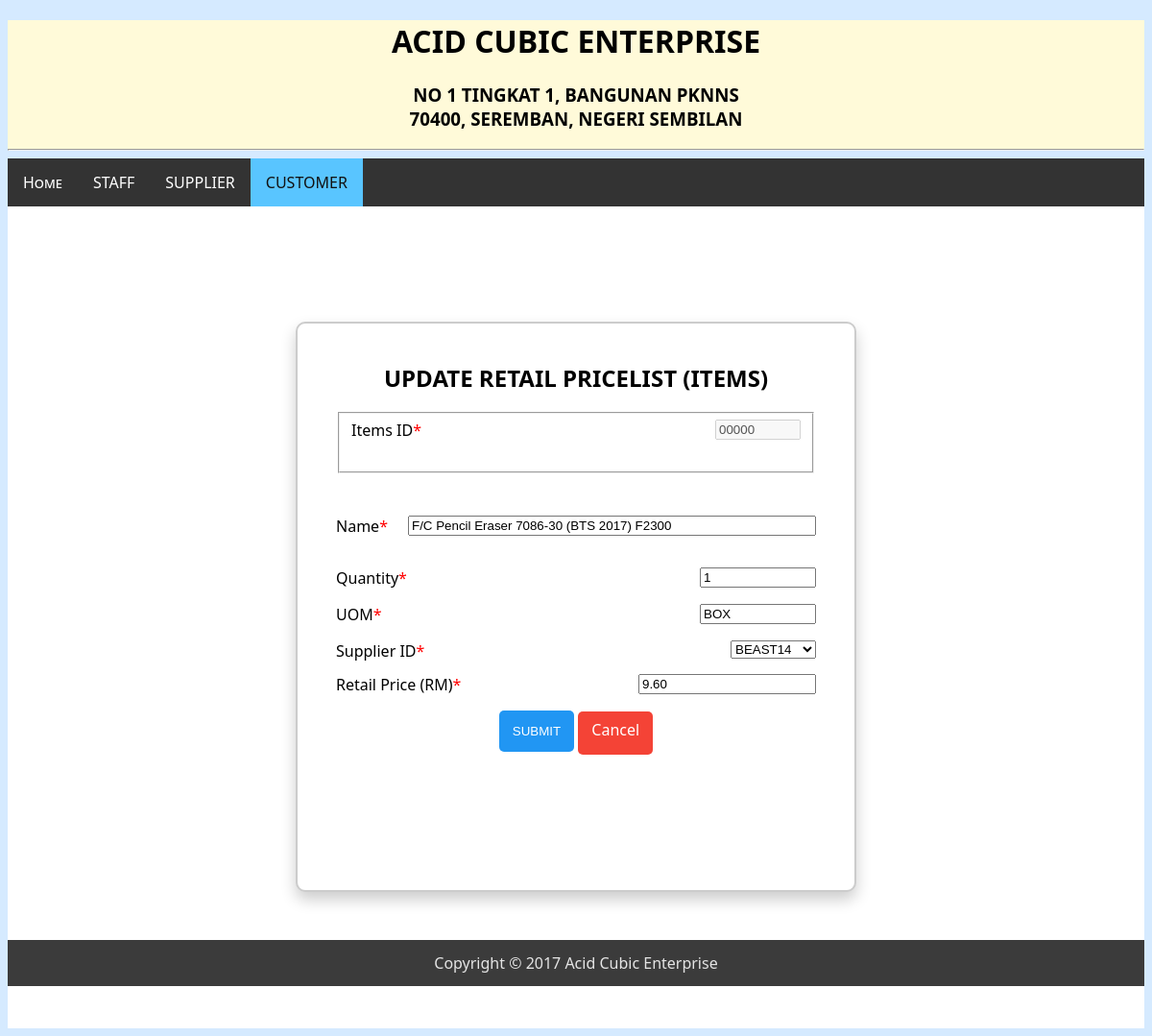
Screenshot of /updateRP.php with the database file from the repository.
### tables this page shows
CREATE TABLE `items` (
  `itemsID` varchar(15) NOT NULL,
  `itemsName` varchar(100) NOT NULL,
  `itemsQuantity` int(11) NOT NULL DEFAULT '1',
  `itemsUOM` varchar(35) NOT NULL,
  `itemsPPU` decimal(10,2) NOT NULL,
  `itemsDisc` decimal(10,2) NOT NULL,
  `itemsCost` decimal(10,2) NOT NULL,
  `itemsMarkup` decimal(10,2) NOT NULL,
  `suppID` varchar(12) NOT NULL,
  `itemsRetail` decimal(10,2) NOT NULL,
  `itemsDate` timestamp NOT NULL DEFAULT CURRENT_TIMESTAMP ON UPDATE CURRENT_TIMESTAMP
);

### updateRP.php (the view, shortened to what this page needs)
<!DOCTYPE html PUBLIC "-//W3C//DTD XHTML 1.0 Transitional//EN" "http://www.w3.org/TR/xhtml1/DTD/xhtml1-transitional.dtd">
<html xmlns="http://www.w3.org/1999/xhtml">
<head>
</head>
<body>
<div class="header">
<h1 align="center" class="animate">ACID CUBIC ENTERPRISE</h1>
<h3 align="center" class="animate">NO 1 TINGKAT 1, BANGUNAN PKNNS<br>
  70400, SEREMBAN, NEGERI SEMBILAN</h3>
<hr>
</div>
</head>
<body>
<div class="menu">
<ul>
  <li><a href="home.php">Home</a></li>
  <li><a href="staffDetails.php">STAFF</a></li>
  <li><a href="supplierMenu.php">SUPPLIER</a></li>
  <li><a class="active" href="customerMenu.php">CUSTOMER</a></li>
</ul>
</div>
<?php
       $itemsID = $_GET['itemsID'];
       $dbc = mysqli_connect ("localhost","root","","acesystem");
       $sql = "select * from `items` where `itemsID` like '%$itemsID%' ";
       $result = mysqli_query($dbc,$sql);
        $row = mysqli_fetch_assoc($result)
  ?>
<div class="content">
  <div class="content2">
  <h2 align="center">UPDATE RETAIL PRICELIST (ITEMS)</h2>
  <form class="form-horizontal" action="updateRPprocess.php?itemsID=<?php echo $itemsID;?>" method="post">
  <div class="form-group">
    <fieldset disabled>
    <label for="itemsID" style="float:left">Items ID<span style="color:red">*</span></label>
     <input name="itemsID" type="varchar" style="float:right" required class="form-control" value='<?=$row['itemsID'];?>' size="8" itemsID="itemsID"></label>
      <br><br>
    </fieldset>
      <br><br>
    <label for="itemsName" style="float:left">Name<span style="color:red">*</span></label>
    <input class="form-control" name="itemsName" type="text" value='<?=$row['itemsName'];?>' itemsName="itemsName" style="float:right" size="50" required >
    <p>&nbsp;    </p>
    <label for="itemsQuantity" style="float:left">Quantity<span style="color:red">*</span></label>
     <input name="itemsQuantity" type="int" value='<?=$row['itemsQuantity'];?>' itemsQuantity="itemsQuantity" style="float:right" size="12" required>
     <p>&nbsp;    </p>
     <label for="itemsUOM" style="float:left">UOM<span style="color:red">*</span></label>
     <input name="itemsUOM" type="varchar" value='<?=$row['itemsUOM'];?>' itemsUOM="itemsUOM" style="float:right" size="12" required >
     <p>&nbsp;    </p>
    <label for="supplierID" style="float:left">
      <div align="left">Supplier ID<span style="color:red">*</span></div>
    </label>
    <div align="right">
      <?php
$dbc = mysqli_connect ("localhost", "root", "", "acesystem");
    $sql = "SELECT * FROM `supplier`";
    $result = mysqli_query($dbc, $sql);
?>
      <select name="suppID">
        <?php
while ($line = mysqli_fetch_array($result, MYSQL_ASSOC))
{
?>
        <option value="<?php echo $line['suppID'];?>"> <?php echo $line['suppID'];?> </option>
        <?php
}
?>
      </select>
    </div>
    <p>
      <label for="itemsRetail" style="float:left">Retail Price (RM)<span style="color:red">*</span></label>
      <input name="itemsRetail" type="decimal" style="float:right" value='<?=$row['itemsRetail'];?>' itemsRetail="itemsRetail" required><p>&nbsp;    </p>
     <center>
    <input name="btnsubmit" type="submit" class="btn info" value="SUBMIT"><span>   <a href='custRP.php' class="btn delete">Cancel</a></span></center>
    </form>
    <p>&nbsp;    </p>
  </div>
</div>
<div class="footer">
Copyright © 2017 Acid Cubic Enterprise
</div>
<br><br>
</body>
</html>

### updateRP.php (style rules this page uses)
.footer { background:#3B3B3B; text-align:center; color:#E4E4E4; padding-top:13px; padding-bottom:13px; }
.btn { border: none; color: white; padding: 14px 14px; cursor: pointer; border-radius:5px; }
.info { background-color: #2196F3; }
.delete { background-color: #f44336; padding-top:8px; padding-bottom:15px; }
ul { list-style-type: none; margin: 0; padding: 0; overflow: hidden; background-color: #333; font-family:"Segoe UI"; font-variant:small-caps; }
li { float: left; }
li a, .dropbtn { display: inline-block; color: white; text-align: center; padding: 14px 16px; text-decoration: none; }
.active { background-color: #59C5FF; color: #111 }
.header { background-color:#FFFAD9; }
.content { background-color:#FFF; margin-top:0; padding-top: 50px; padding-bottom: 0px; }
h1,h2,h3,h4,h5,h6 { font-family: "Century Gothic","Segoe UI"; }
.animate { -webkit-animation: animatezoom 0.6s; animation: animatezoom 0.6s }
body { background-color: #D5EAFF; font-family:"Segoe UI"; }
a:link { text-decoration: none; }
.content2 { background-color:#FFF; width:500px; height:550px; margin:50px auto; font:"Century Gothic"; border-radius:10px; border:2px solid #ccc; padding:20px 40px 20px 40px; margin-top:70px; box-shadow: 0px 8px 16px 0px rgba(0,0,0,0.2); z-index: 1; }

### rows the page displays
items: itemsID "00000", itemsName "F/C Pencil Eraser 7086-30 (BTS 2017) F2300", itemsQuantity "1", itemsUOM "BOX", itemsRetail "9.60"

### other values shown
form field suppID "BEAST14"
